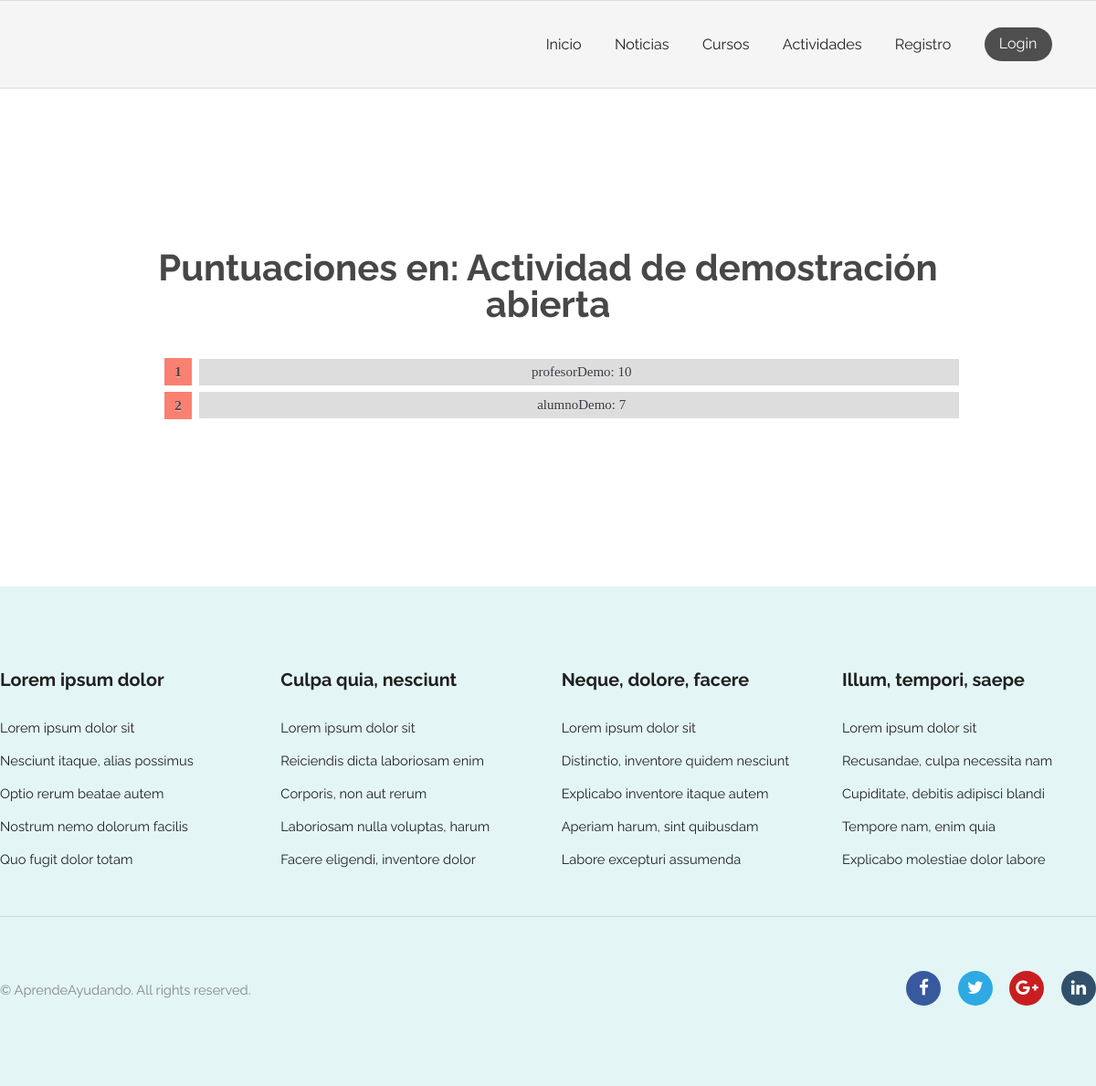
/review/list/9/Actividad de demostración abierta/, run on an earlier commit of the app's database.
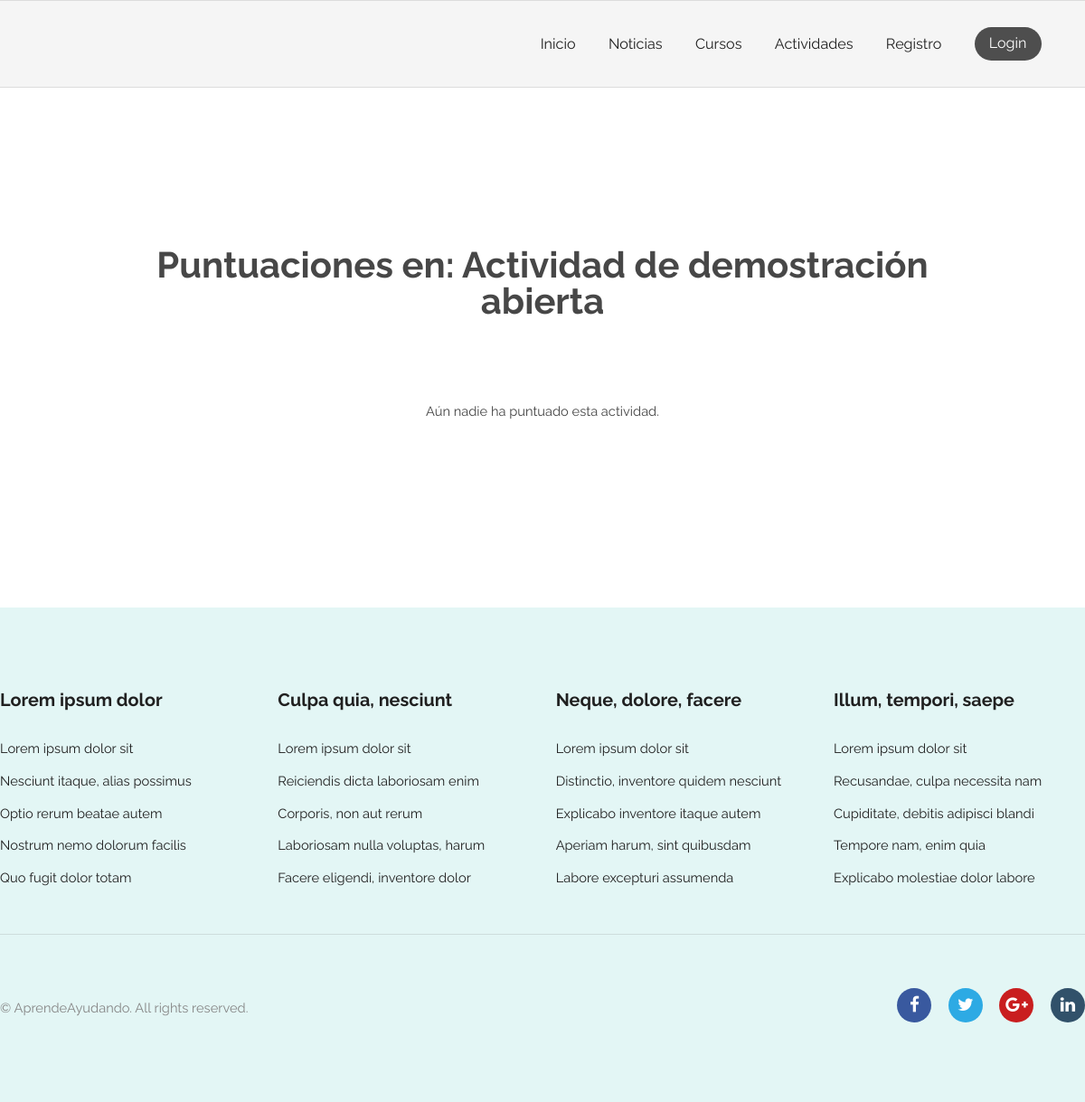
And on a later commit of the database.
### review/models.py (models this page shows, shortened)
class Review(models.Model):
    enrollable_id = models.IntegerField()
    user = models.ForeignKey(get_user_model(), on_delete=models.CASCADE)
    rating = IntegerField()
    problems = CharField(max_length=300, default="")
    improvements = CharField(max_length=300, default="")
    class Meta:
        verbose_name = "Review"
        verbose_name_plural = "Reviews"

### review/views.py (the view)
# urls.py: path('list/<int:id_enrollable>/<str:title_enrollable>/', views.list, name='list'),
def list(request, id_enrollable, title_enrollable):
    reviews = Review.objects.all().filter(enrollable_id=id_enrollable)
    ctx = {
        'enrollable_id': id_enrollable,
        'enrollable_title' : title_enrollable,
        'reviews' : reviews
    }
    return render(request, 'review/list.html', ctx)

### AprendeAyudando/templates/review/list.html (shortened to what this page needs)
{% extends "registration/base.html" %}
{% block style %}
    {% load static %}
    <link rel="stylesheet" type="text/css" href="{% static 'activity/style.css' %}">
    <link rel="stylesheet" type="text/css" href="{% static 'profile/style.css' %}">
{% endblock %}
{% block content %}
    <div class="container 75% align-center minHeight">
        <h1 class="bigger">Puntuaciones en: {{ enrollable_title }}</h1>
        {% if reviews %}
            <ol id="prettyList">
            {% for review in reviews %}
                <li id="prettyListItem"><a href="{% url 'review:details' review.id enrollable_title %}">{{ review.user }}: {{review.rating}} </a></li>
            {% endfor %}
            </ol>
        {% else %}
            <p style="margin-top: 10%;">Aún nadie ha puntuado esta actividad.</p>
        {% endif %}
    </div>
{% endblock %}

### AprendeAyudando/templates/registration/base.html (shortened to what this page needs)
{% load static %}
<!DOCTYPE html>
<html>
  <head>
    <link rel="stylesheet" type="text/css" href="{% static 'general/css/skel.css' %}" />
	<link rel="stylesheet" type="text/css" href="{% static 'general/css/style.css' %}" />
	<link rel="stylesheet" type="text/css" href="{% static 'general/css/style-xlarge.css' %}"/>
	<link rel="stylesheet" href="https://cdnjs.cloudflare.com/ajax/libs/font-awesome/4.7.0/css/font-awesome.min.css">
	{% block style %}
    {% endblock %}
  </head>
  <body class="landing">
			<header id="header">
				<nav id="nav">
					<div class="right">
						<ul>
							<li><a href="/">Inicio</a></li>
							<li><a href="/news">Noticias</a></li>
							<li><a href="/courses">Cursos</a></li>
							<li><a href="/activity">Actividades</a></li>
							{% if not user.is_authenticated %}
								<li><a href="/register" >Registro</a></li>
								<li><a href="/accounts/login" class="button special" >Login</a></li>
							{% else %}
								<li><a href="/account" >Mi perfil</a></li>
								<li><a href="{% url 'logout' %}" class="button special" >Cerrar sesion</a></li>
							{% endif %}
						</ul>
					</div>
				</nav>
            </header>
            {% block content %}
            {% endblock %}
			<footer id="footer">
				<div class="container">
					<section class="links">
						<div class="row">
							<section class="3u 6u(medium) 12u$(small)">
								<h3>Lorem ipsum dolor</h3>
								<ul class="unstyled">
									<li><a href="#">Lorem ipsum dolor sit</a></li>
									<li><a href="#">Nesciunt itaque, alias possimus</a></li>
									<li><a href="#">Optio rerum beatae autem</a></li>
									<li><a href="#">Nostrum nemo dolorum facilis</a></li>
									<li><a href="#">Quo fugit dolor totam</a></li>
								</ul>
							</section>
							<section class="3u 6u$(medium) 12u$(small)">
								<h3>Culpa quia, nesciunt</h3>
								<ul class="unstyled">
									<li><a href="#">Lorem ipsum dolor sit</a></li>
									<li><a href="#">Reiciendis dicta laboriosam enim</a></li>
									<li><a href="#">Corporis, non aut rerum</a></li>
									<li><a href="#">Laboriosam nulla voluptas, harum</a></li>
									<li><a href="#">Facere eligendi, inventore dolor</a></li>
								</ul>
							</section>
							<section class="3u 6u(medium) 12u$(small)">
								<h3>Neque, dolore, facere</h3>
								<ul class="unstyled">
									<li><a href="#">Lorem ipsum dolor sit</a></li>
									<li><a href="#">Distinctio, inventore quidem nesciunt</a></li>
									<li><a href="#">Explicabo inventore itaque autem</a></li>
									<li><a href="#">Aperiam harum, sint quibusdam</a></li>
									<li><a href="#">Labore excepturi assumenda</a></li>
								</ul>
							</section>
							<section class="3u$ 6u$(medium) 12u$(small)">
								<h3>Illum, tempori, saepe</h3>
								<ul class="unstyled">
									<li><a href="#">Lorem ipsum dolor sit</a></li>
									<li><a href="#">Recusandae, culpa necessita nam</a></li>
									<li><a href="#">Cupiditate, debitis adipisci blandi</a></li>
									<li><a href="#">Tempore nam, enim quia</a></li>
									<li><a href="#">Explicabo molestiae dolor labore</a></li>
								</ul>
							</section>
						</div>
					</section>
					<div class="row">
						<div class="8u 12u$(medium)">
							<ul class="copyright">
								<li>&copy; AprendeAyudando. All rights reserved.</li>
							</ul>
						</div>
						<div class="4u$ 12u$(medium)">
							<ul class="icons">
								<li>
									<a class="icon rounded fa-facebook"><span class="label">Facebook</span></a>
								</li>
								<li>
									<a class="icon rounded fa-twitter"><span class="label">Twitter</span></a>
								</li>
								<li>
									<a class="icon rounded fa-google-plus"><span class="label">Google+</span></a>
								</li>
								<li>
									<a class="icon rounded fa-linkedin"><span class="label">LinkedIn</span></a>
								</li>
							</ul>
						</div>
					</div>
				</div>
			</footer>
	</body>
</html>

### AprendeAyudando/static/general/css/skel.css (style rules this page uses)
html,body,div,span,applet,object,iframe,h1,h2,h3,h4,h5,h6,p,blockquote,pre,a,abbr,acronym,address,big,cite,code,del,dfn,em,img,ins,kbd,q,s,samp,small,strike,strong,sub,sup,tt,var,b,u,i,center,dl,dt,dd,ol,ul,li,fieldset,form,label,legend,table,caption,tbody,tfoot,thead,tr,th,td,article,aside,canvas,details,embed,figure,figcaption,footer,header,hgroup,menu,nav,output,ruby,section,summary,time,mark,audio,video { margin:0;padding:0;border:0;font-size:100%;font:inherit;vertical-align:baseline; }
article,aside,details,figcaption,figure,footer,header,hgroup,menu,nav,section { display:block; }
body { line-height:1; }
ol,ul { list-style:none; }
body { -webkit-text-size-adjust:none }
*, *:before, *:after { -moz-box-sizing: border-box; -webkit-box-sizing: border-box; box-sizing: border-box; }
.container { margin-left: auto; margin-right: auto; width: 1200px; }
.container.\37 5\25 { width: 900px; }
.row { border-bottom: solid 1px transparent; }
.row > * { float: left; }
.row:after, .row:before { content: ''; display: block; clear: both; height: 0; }
.row > * { padding: 0 0 0 2em; }
.row { margin: 0 0 -1px -2em; }
.\38 u, .\38 u\24 { width: 66.6666666667%; clear: none; margin-left: 0; }
.\34 u, .\34 u\24 { width: 33.3333333333%; clear: none; margin-left: 0; }
.\33 u, .\33 u\24 { width: 25%; clear: none; margin-left: 0; }

### AprendeAyudando/static/general/css/style-xlarge.css (style rules this page uses)
body, input, select, textarea { font-size: 11pt; }

### AprendeAyudando/static/profile/style.css (style rules this page uses)
ul { text-align: left; list-style-type: none; }

What changed in the data, as far as the page shows it:
removed Review: user "profesorDemo", rating "10"
removed Review: user "alumnoDemo", rating "7"
Also different on the page:
text now shown: "Aún nadie ha puntuado esta actividad."
